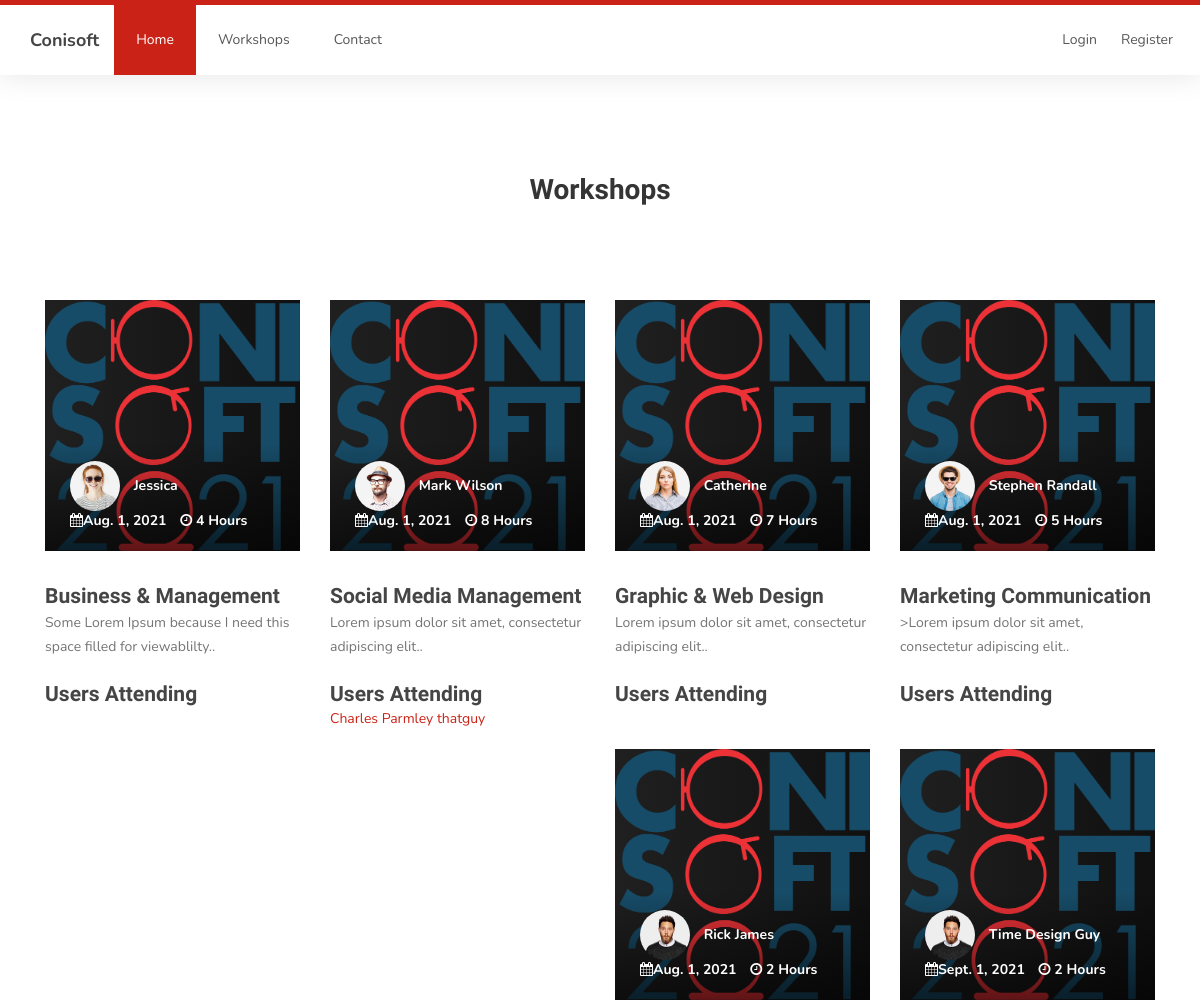
The app's page /workshops/detail (upper part), older data.
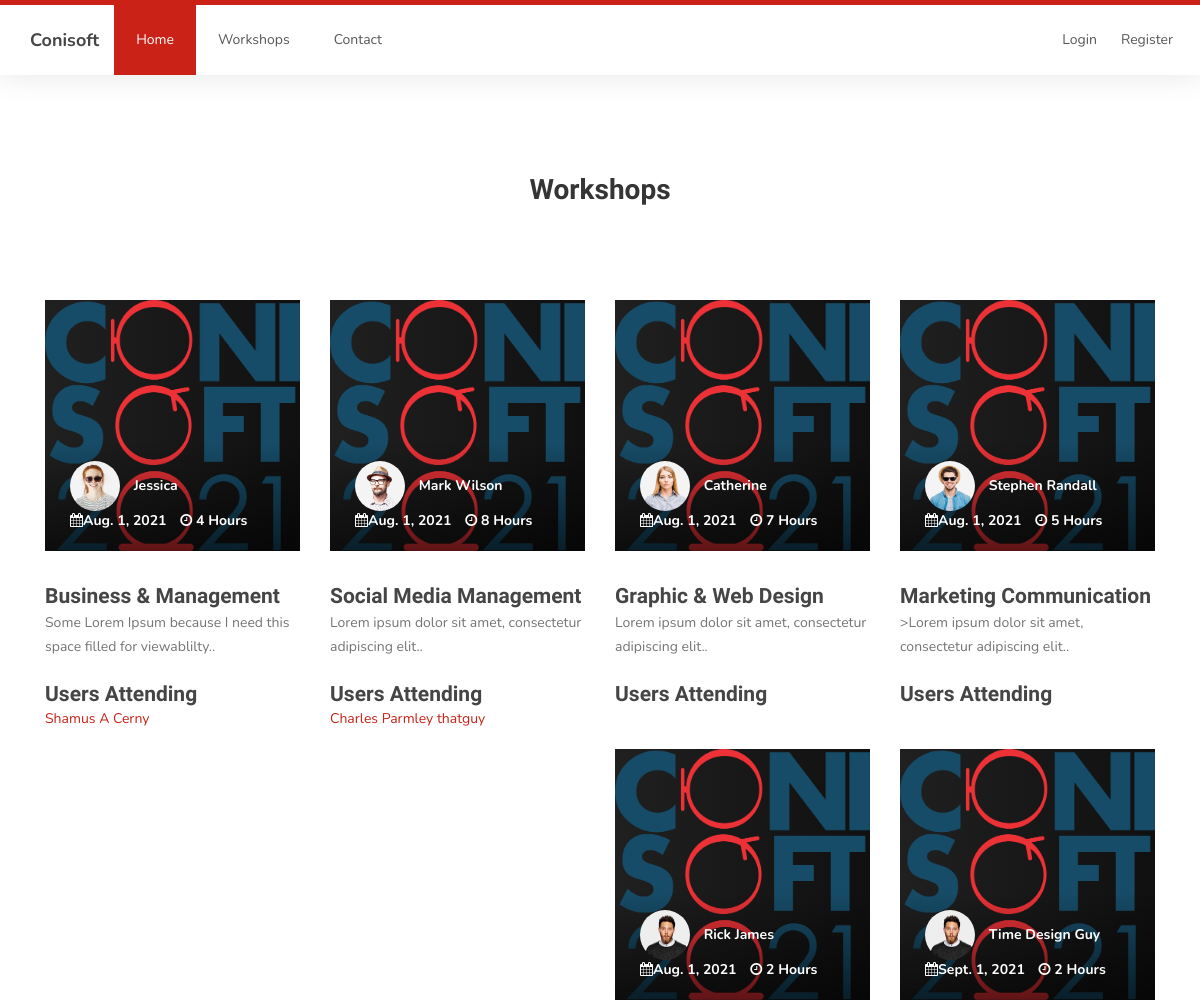
The same page, newer data.
### mainApp/models.py (models this page shows, shortened)
class Course(models.Model):
    date = models.DateField()
    time = models.TimeField()
    time_length = models.IntegerField()
    name = models.CharField(max_length=200)
    email = models.EmailField(max_length=200, default="course@mail.com")
    description = models.CharField(max_length=200)
    presenter = models.CharField(max_length=200)
    image = models.ImageField(upload_to='images/', height_field=None, width_field=None, max_length=100, default="None/conisoft_logo_0SeqbbO.png")
    presenter_image = models.ImageField(upload_to='images/', height_field=None, width_field=None, max_length=100)
    attendants = models.IntegerField(default=0)
    max_size = models.IntegerField(default=20)
    zoom_link = models.CharField(blank=True, max_length=500)
    approved = models.BooleanField(default=False) # reciept approval
    context_object_name = 'Course'

class User(AbstractBaseUser):
    context_object_name = 'User'
    email = models.EmailField(
        verbose_name='email address',
        max_length=255,
        unique=True,
    )
    is_active = models.BooleanField(default=True)
    staff = models.BooleanField(default=False) # a admin user; non super-user
    admin = models.BooleanField(default=False) # a superuser
    Full_Name = models.CharField(max_length=200)
    industry_type = models.CharField(max_length=200)
    presenter = models.BooleanField(default=False)
    approved = models.BooleanField(default=False) # reciept approval
    paper = models.FileField('paper', upload_to='papers/', null=True, blank=True)
    guests = models.IntegerField(default=0, null=True)
    courses_subscribed = models.IntegerField(default=0)
    receipt_photo = models.ImageField('Receipt Photo', upload_to='receipts/', null=True, default='None')
    course_1_name = models.CharField(max_length=200, null=True, blank=True, default='None')
    course_1_id = models.IntegerField(default=0, null=True)
    course_1_link = models.CharField(max_length=200, null=True, default='None')
    USERNAME_FIELD = 'email'
    REQUIRED_FIELDS = [] # Email & Password are required by default.
    objects = UserManager()

### mainApp/views.py (the view)
        def obj_function(request):
            returned_objects_dictionary = {'courses':Course.objects.all(), 'users':User.objects.all()}
            return render(request, 'adminCourse.html', returned_objects_dictionary)

### mainApp/views.py (called while the page is built)
    def as_view():
        def obj_function(request):
            returned_objects_dictionary = {'courses':Course.objects.all(), 'users':User.objects.all()}
            return render(request, 'adminCourse.html', returned_objects_dictionary)
        return obj_function

### templates/adminCourse.html (shortened to what this page needs)
{% extends 'base.html' %}
{% load static %}
{% block style %}
<link rel="stylesheet" href="{% static 'css/custom.css' %}">
{% endblock %}
{% block content %}
<section id="courses">
    <div class="container">
        <div class="row">
            <div class="col-md-12 col-sm-12">
                <div class="section-title">
                    <h2>Workshops</h2>
                </div>
                {% for object in courses %}
                <div class="col-md-3 col-sm-3" style="margin-top: 4rem;">
                    <div class="item">
                        <div class="courses-thumb">
                            <div class="courses-top">
                                <div class="courses-image">
                                    <img src="{{ object.image.url }}" class="img-responsive" alt="">
                                </div>
                                <div class="courses-price" style="min-width: 100%;">
                                    <h3><a href="#">{{ object.name }}</a></h3>
                                    <p>{{ object.description }}.</p>
                                    <h3>Users Attending</h3>
                                        {% for user in users %}
                                            {% if user.course_1_name == object.name %}
                                                <a href="/admin/mainApp/user/{{user.id}}/change/" style="color: #ca2216;">{{ user.Full_Name }}</a>
                                            {% endif %}
                                        {% endfor %}
                                </div>
                                <div class="courses-date">
                                    <div class="courses-author">
                                        <img src='{{ object.presenter_image.url }}' class="img-responsive" alt="">
                                        <span>{{ object.presenter }}</span>
                                    </div>
                                    <span><i class="fa fa-calendar"></i>{{ object.date }}</span>
                                    <span><i class="fa fa-clock-o"></i> {{ object.time_length }} Hours</span>
                                </div>
                            </div>
                        </div>
                    </div>
                </div>
                {% endfor %}
            </div>
        </div>
    </div>
</section>
{% endblock content %}

### templates/base.html (shortened to what this page needs)
{% load static %}
<!DOCTYPE html>
<html lang="en">
<head>
     <link rel="stylesheet" href="{% static 'css/bootstrap.min.css' %}">
     <link rel="stylesheet" href="{% static 'css/font-awesome.min.css' %}">
     <link rel="stylesheet" href="{% static 'css/owl.carousel.css' %}">
     <link rel="stylesheet" href="{% static 'css/owl.theme.default.min.css' %}">
     <link rel="stylesheet" href="{% static 'css/templatemo-style.css' %}">
     {% block style %}
     {% endblock %}
</head>
<body id="top" data-spy="scroll" data-target=".navbar-collapse" data-offset="50">
     <section class="navbar custom-navbar navbar-fixed-top" role="navigation">
          <div class="container">
               <div class="navbar-header">
                    <a href="{% url 'home' %}" class="navbar-brand">Conisoft</a>
               </div>
               <div class="collapse navbar-collapse">
                    <ul class="nav navbar-nav">
                         {% if 'register' in request.path or 'login' in request.path or 'courses' in request.path or 'manage' in request.path or 'receipt' in request.path %}
                              <li><a href="/#home" class="smoothScroll">Home</a></li>
                              <li class ="{% if request.path == '/courses' %} active {% endif %}"><a href="/courses" class="smoothScroll">Workshops</a></li>
                              <li><a href="/#footer" class="smoothScroll">Contact</a></li>
                         {% else %}
                              <li class="active"><a href="#home" class="smoothScroll">Home</a></li>
                              <li><a href="/courses" class="smoothScroll">Workshops</a></li>
                              <li><a href="#footer" class="smoothScroll">Contact</a></li>
                         {% endif %}
                    </ul>
                    <ul class="nav navbar-nav navbar-right">
                         {% if not user.is_authenticated %}
                         <li class ="{% if request.path == '/login' %} active {% endif %}"><a href="/login">Login</a></li>
                         <li class="{% if request.path == '/register' %} active {% endif %}"><a href="/register">Register</a></li>
                         {% else %}
                         {% if not user.receipt %}
                         <li class="{% if request.path == '/account' %} active {% endif %}"><a href="/account">Account</a></li>
                         {% endif %}
                         <li><a href="/logout">Logout</a></li>
                         {% endif %}
                    </ul>
               </div>
          </div>
     </section>
     <main>
          {% block content %}
          {% endblock content %}
     </main>
</body>
</html>

### static/css/templatemo-style.css (style rules this page uses)
body { background: #ffffff; font-family: 'Nunito', sans-serif; overflow-x: hidden; padding-top: 70px; }
h1, h2, h3, h4, h5, h6 { font-family: 'Muli', sans-serif; font-weight: bold; line-height: inherit; }
h2 { color: #353535; font-size: 2em; padding-bottom: 10px; }
h3 { font-size: 1.5em; margin-bottom: 0; }
h3, h3 a { color: #454545; }
p { color: #757575; font-size: 14px; font-weight: normal; line-height: 24px; }
html { -webkit-font-smoothing: antialiased; }
a { color: #252525; -webkit-transition: 0.5s; transition: 0.5s; text-decoration: none !important; }
a, input, button, .form-control { -webkit-transition: 0.5s; transition: 0.5s; }
.section-title { padding-bottom: 40px; }
.section-title h2 { margin: 0; }
section { position: relative; padding: 100px 0; }
.custom-navbar { background: #ffffff; border-top: 5px solid #ca2216; border-bottom: 0; -webkit-box-shadow: 0 1px 30px rgba(0, 0, 0, 0.1); -moz-box-shadow: 0 1px 30px rgba(0, 0, 0, 0.1); box-shadow: 0 1px 30px rgba(0, 0, 0, 0.1); padding: 12px 0; margin-bottom: 0; padding: 0; }
.custom-navbar .navbar-brand { color: #454545; font-size: 18px; font-weight: bold; line-height: 40px; }
.custom-navbar .navbar-nav.navbar-right li a { padding-right: 12px; padding-left: 12px; }
.custom-navbar .nav li a { line-height: 40px; color: #575757; padding-right: 22px; padding-left: 22px; }
.custom-navbar .nav li.active>a { background-color: #ca2216; color: #ffffff; }
#courses .section-title { text-align: center; }
.courses-thumb { background: #f9f9f9; position: relative; }
.courses-top { position: relative; }
.courses-image { background: linear-gradient(to right, #202020, #101010); }
.courses-date { background: linear-gradient(rgba(255, 0, 0, 0), rgba(0, 0, 0, 0.6)); width: 100%; position: absolute; bottom: 0; padding: 20px 25px; }
.courses-date span, .courses-author span { font-size: 14px; font-weight: bold; }
.courses-date span { color: #ffffff; display: inline-block; margin-right: 10px; }
.courses-author, .courses-author span { display: inline-block; vertical-align: middle; }
.courses-author img { display: inline-block !important; border-radius: 50px; width: 50px !important; height: 50px; margin-right: 10px; }
.courses-price { float: right; margin-top: 10px; }

Row changes from the older to the newer data that the page shows:
changed Course "Business & Management": gains User (Full_Name "Shamus A Cerny")
